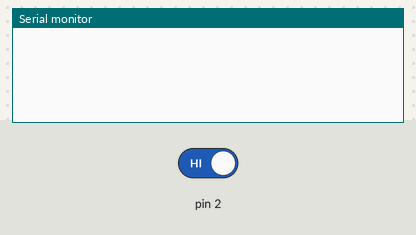
Simulated run of this sketch. Board: Arduino Uno, built with avr-gcc and run on an emulated ATmega328P. Shown: the last lines printed to the serial monitor. The inputs (shaded band) are chosen by the test bench; at power-on: pin 2 HIGH.

Above: at 1.2 s.
1.3 s: pin 2 driven LOW
At 2.5 s:
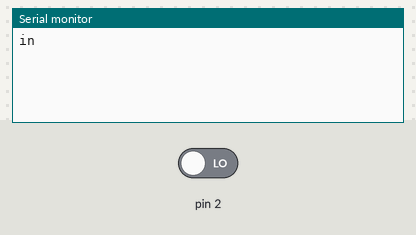
2.8 s: pin 2 driven HIGH
At 4.0 s:
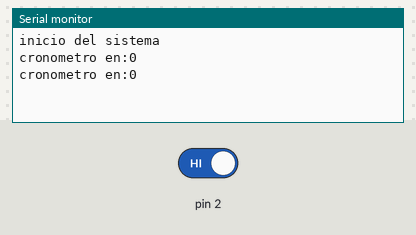

Measured:
- after the input at 1.3 s, the serial monitor: prints a new line at once (image 1)
- after the input at 2.8 s, the serial monitor: prints a new line at once (image 2)

The sketch:

Pillajo_Gustavo_Embebidos_Deber8.ino
```cpp
#include <MsTimer2.h>
#include<avr/power.h>
#include<avr/sleep.h>
int on=0;
int lectura;
int lectura1=0;
int tiempo=0;
int cont=0;
 void setup() {
 Serial.begin(9600);
  MsTimer2::set(1000, reloj);
  attachInterrupt(0,activacion,LOW);
}

void loop() {
    if(on==1){
  lectura=analogRead(0);
  lectura1=map(lectura,0,1023,0,60);
  Serial.println(String(lectura1)+String("ohms"));
  tiempo=tiempo+10;
    if(tiempo<60){
      Serial.println(String("tiempo:")+String(tiempo));
      }
      else{
        tiempo=0;
        }
  delay(1000);
    }

}
void activacion(){
  switch(on){
    case 0:
    Serial.println("inicio del sistema");
    power_adc_disable();
    on++;
    break;
    case 1:
    MsTimer2::start();
    on++;
    power_adc_enable();
    break;
    }
  }
void reloj(){
    cont++;
     power_adc_disable();
    Serial.println(String("cronometro en:")+String(tiempo));
    if(cont==tiempo){
      power_adc_enable();
      delay(10);
      cont=0;
      }
}
```
